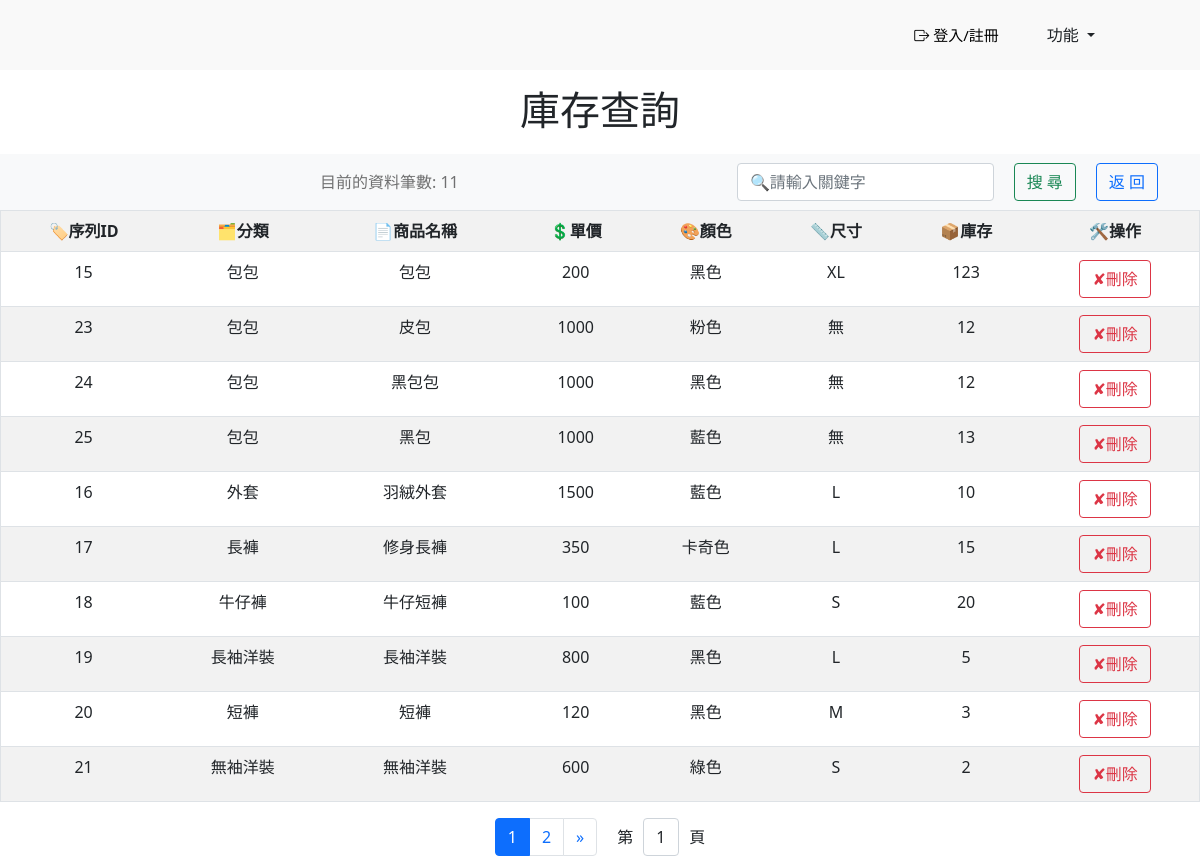
The page /inventorysheet/ on the database its author committed.
### myapp/models.py (models this page shows)
class Products(models.Model):
    product_id = models.AutoField(primary_key=True, verbose_name='商品ID')
    product_name = models.CharField(max_length=100, verbose_name='商品名稱', default='')
    price = models.IntegerField(default=0, verbose_name='價格')
    type = models.ForeignKey('ProductTypeModel', on_delete=models.CASCADE, verbose_name='商品分類', null=True, blank=True)
    color = models.ForeignKey('ColorModel', on_delete=models.CASCADE, verbose_name='顏色', null=True, blank=True)
    size = models.ForeignKey('SizeModel', on_delete=models.CASCADE, verbose_name='尺寸', null=True, blank=True)
    stock = models.PositiveIntegerField(default=0, verbose_name='庫存')
    class Meta:
        verbose_name = '商品'
        verbose_name_plural = '商品'

class ProductTypeModel(models.Model):
    type_id = models.AutoField(primary_key=True, verbose_name='分類ID')
    type_name = models.CharField(max_length=50, verbose_name='分類名稱')
    class Meta:
        verbose_name = '商品分類'
        verbose_name_plural = '商品分類'

class ProductColorSizeStockModel(models.Model):
    inventory_id = models.AutoField(primary_key=True, verbose_name='ID')
    product = models.ForeignKey('Products', on_delete=models.CASCADE, verbose_name='商品ID', related_name='product_color_size_stocks')
    color = models.ForeignKey('ColorModel', on_delete=models.CASCADE, verbose_name='顏色ID', related_name='product_color_size_stocks')
    size = models.ForeignKey('SizeModel', on_delete=models.CASCADE, verbose_name='尺寸ID', related_name='product_color_size_stocks')
    stock = models.PositiveIntegerField(default=0, verbose_name='庫存')

class ColorModel(models.Model):
    color_id = models.AutoField(primary_key=True, verbose_name='顏色ID')
    color_name = models.CharField(max_length=50, verbose_name='顏色名稱')
    class Meta:
        verbose_name = '顏色'
        verbose_name_plural = '顏色'

class SizeModel(models.Model):
    size_id = models.AutoField(primary_key=True, verbose_name='尺寸ID')
    size_name = models.CharField(max_length=50, verbose_name='尺寸名稱')
    class Meta:
        verbose_name = '尺寸'
        verbose_name_plural = '尺寸'

### myapp/views.py (the view)
# urls.py: path('inventorysheet/',views.inventorysheet),  #庫存查詢
@csrf_exempt
def inventorysheet(request):  #庫存查詢
    if 'site_search' in request.POST:
        site_search = request.POST["site_search"]
        site_search = site_search.strip() #去空白
        keywords = site_search.split(" ")#字元切割
        q_objects = Q()
        color_filter = Q()
        for keyword in keywords:
            if keyword != "":
                status = True
                q_objects.add(Q(type__type_id__contains=keyword), Q.OR)
                q_objects.add(Q(type__type_name__contains=keyword), Q.OR)
                q_objects.add(Q(product_name__contains=keyword), Q.OR)
                q_objects.add(Q(price__contains=keyword), Q.OR)
                q_objects.add(Q(product_color_size_stocks__color__color_name__contains=keyword), Q.OR)
                q_objects.add(Q(product_color_size_stocks__size__size_name__contains=keyword), Q.OR)
                q_objects.add(Q(product_color_size_stocks__stock__contains=keyword), Q.OR)
            resultList = Products.objects.prefetch_related('product_color_size_stocks', 'product_color_size_stocks__color', 'product_color_size_stocks__size').filter(q_objects)
            product_color_size_stocks = ProductColorSizeStockModel.objects.all()
            print('resultList:', resultList)
    else:
        resultList = Products.objects.prefetch_related('product_color_size_stocks', 'product_color_size_stocks__color', 'product_color_size_stocks__size').all().order_by('type')
        print('resultList=',resultList)
        product_color_size_stocks = ProductColorSizeStockModel.objects.all()
    if resultList:  # 如果 resultList 不為空，則設置 status 為 True
        status = True
    if not resultList:
        errormessage = "無資料"
        status = False
    else:
        errormessage = ""
        status = True
    return render(request,"inventorysheet.html",locals())

### templates/inventorysheet.html (shortened to what this page needs)
<!DOCTYPE html>
<html lang="en">
<head>
    {% load static %}
    <link rel="stylesheet" href="{% static './inventorysheet.css' %}">
    <link rel="stylesheet" href="{% static './css/bootstrap.min.css' %}">
    <link href="https://cdn.jsdelivr.net/npm/bootstrap-icons@1.8.0/font/bootstrap-icons.css" rel="stylesheet">
</head>
<body>
    <nav class="navbar navbar-light bg-rgb(255, 255, 235) navbar-expand-md" id="top-1">
        <div class="container-fluid">
            <div class="d-flex justify-content-center align-items-center">
                <p id="cart_text" class="d-md-inline">
                    <div>
                        {% if request.user.is_authenticated %}
                            <div>
                                <a href="/adminlogout/" id="sign_in">
                                    <span class="bi bi-box-arrow-right "id="member"></span> {{ user.Username }} / 登出
                                </a>
                            </div>
                        {% else %}
                            <div>
                                <a href="/adminlogin/" id="sign_in">
                                    <span class="bi bi-box-arrow-right "id="member"></span>  登入/註冊
                                </a>
                            </div>
                        {% endif %}
                    </div>
                    <div class="dropdown" id="top-2" style="margin-left: 10px; margin-right: 80px;">
                        <a class="btn btn-second btn-md dropdown-toggle" href="#" role="button" id="dropdownMenuLink" data-bs-toggle="dropdown" aria-haspopup="true" aria-expanded="false">
                            功能
                        </a>
                    </div>
                </p>
            </div>
        </div>
    </nav>
    <div class="container">
        <div class="head_content text-center mt-3">
            <h1 class="title">庫存查詢</h1>
        </div>
    </div>
    <nav class="navbar navbar-expand-lg navbar-light bg-light">
        <div class="container d-flex justify-content-between align-items-center">
            <span class="navbar-text flex-grow-1 text-center">目前的資料筆數: {{ product_color_size_stocks.count }}</span>
            <form class="form-inline d-flex" action="/inventorysheet/" method="post">
                <input class="form-control ml-auto" type="search" id="site_search" name="site_search" placeholder="🔍請輸入關鍵字" >
                <button class="btn btn-outline-success" type="submit" id="btn_search">搜 尋</button>
                <button class="btn btn-outline-primary" type="button" id="btn_back" onclick="history.back()">返 回</button>
            </form>
        </div>
    </nav>
    {% if status %}
        <table cellpadding="20" cellspacing="0"class="table table-striped table-hover" id="data-table">
            <tr>
                <th>🏷️序列ID</th>
                <th>🗂️分類</th>
                <th>📄商品名稱</th>
                <th>💲單價</th>
                <th>🎨顏色</th>
                <th>📏尺寸</th>
                <th>📦庫存</th>
                <th>🛠️操作</th>
            </tr>
            {% for order in resultList %}
            <tr>
                <td>{{ order.product_id }}</td>
                <td>{{ order.type.type_name }}</td>
                <td>{{ order.product_name }}</td>
                <td>{{ order.price }}</td>
                {% for data in order.product_color_size_stocks.all %}
                    <td>{{ data.color.color_name }}</td>
                    <td>{{ data.size.size_name }}</td>
                    <td>{{ data.stock }}</td>
                {% endfor %}
                <td>
                    <a href="/inventorysheetdelete/{{ order.product_id }}/"><button type="button" class="btn btn-outline-danger">✘刪除</button></a>
                </td>
            </tr>
            {% endfor %}
        </table>
        <nav aria-label="Page navigation example">
            <div class="d-flex justify-content-center">
                <ul class="pagination d-flex justify-content-center">
                </ul>
                <div class="form-group d-flex  align-items-center">
                    <label for="pageSelect">第</label>
                    <select class="form-control" id="pageSelect">
                        <option value="1">1</option>
                    </select>
                    <label>頁</label>
                </div>
            </div>
        </nav>
    {% else %}
        <h1>無資料</h1>
    {% endif %}
</body>
</html>

### static/inventorysheet.css (style rules this page uses)
* { margin: 0px; padding: 0px; width: auto; }
#top-1 { position: relative; height: 70px; background-color: #f9f9f9; z-index: 4; }
#cart_text { font-size: 15px; margin-right: 60px; margin-bottom: 3px; color: #000; text-decoration: none; }
#sign_in { font-size: 15px; margin-right: 25px; height: auto; margin-top: 10px; color: #000; text-decoration: none; }
a { color: #000; text-decoration: none; }
#member { width: 50px; margin-bottom: 10px; }
h1 { text-align: center; }
table, th ,td { border: 1px solid; border-collapse: collapse; }
table { margin-left: auto; margin-right: auto; text-align: center; }
.head_content { margin-bottom: 20px; }
#btn_search { margin-right: 20px; margin-left: 20px; white-space: nowrap; }
#btn_back { white-space: nowrap; }
.pagination { display: flex; justify-content: center; margin: 0; padding: 0; margin-right: 20px; }
#pageSelect { margin-left: 10px; margin-right: 10px; }

### rows shown on the page
Products: product_id "15", type.type_name "包包", product_name "包包", price "200"
ProductColorSizeStockModel: color.color_name "黑色", size.size_name "XL", stock "123"
Products: product_id "23", type.type_name "包包", product_name "皮包", price "1000"
ProductColorSizeStockModel: color.color_name "粉色", size.size_name "無", stock "12"
Products: product_id "24", type.type_name "包包", product_name "黑包包", price "1000"
ProductColorSizeStockModel: color.color_name "黑色", size.size_name "無", stock "12"
Products: product_id "25", type.type_name "包包", product_name "黑包", price "1000"
ProductColorSizeStockModel: color.color_name "藍色", size.size_name "無", stock "13"
Products: product_id "16", type.type_name "外套", product_name "羽絨外套", price "1500"
ProductColorSizeStockModel: color.color_name "藍色", size.size_name "L", stock "10"
Products: product_id "17", type.type_name "長褲", product_name "修身長褲", price "350"
ProductColorSizeStockModel: color.color_name "卡奇色", size.size_name "L", stock "15"
Products: product_id "18", type.type_name "牛仔褲", product_name "牛仔短褲", price "100"
ProductColorSizeStockModel: color.color_name "藍色", size.size_name "S", stock "20"
Products: product_id "19", type.type_name "長袖洋裝", product_name "長袖洋裝", price "800"
ProductColorSizeStockModel: color.color_name "黑色", size.size_name "L", stock "5"
Products: product_id "20", type.type_name "短褲", product_name "短褲", price "120"
ProductColorSizeStockModel: color.color_name "黑色", size.size_name "M", stock "3"
Products: product_id "21", type.type_name "無袖洋裝", product_name "無袖洋裝", price "600"
ProductColorSizeStockModel: color.color_name "綠色", size.size_name "S", stock "2"

### other values the page prints
{{ product_color_size_stocks.count }} "11"
